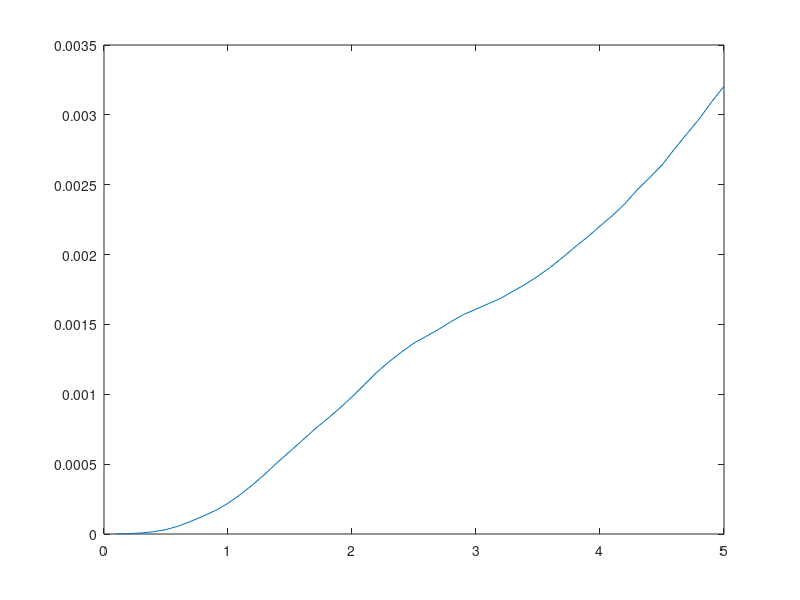

This figure's MATLAB source:
a = 1.0; % related to the viscosity
m = 1.0; % mass
N_T = 50; % number of time pieces
N_sample = 50; % number of samples

NdT = 100; % number of time steps for each time piece
N = NdT*N_T; % number of total time steps
dt = 1e-3; % time step
F_rand0 = 1.0;

xs = zeros(N_sample, N_T);

disp('Calculating...');
tic
for index = 1:N_sample
    x = 0; v = 0; count = 1;
    for n = 1:N
        x = x + v*dt; 
        if mod(n, NdT)==0
            xs(index, count) = x;
            count = count + 1;
        end
        F_rand = F_rand0 * randn();
        F = -a*v + F_rand;
        v = v + dt/m*F;
    end
    if mod(index, round(N_sample/50)) == 0
        disp(sprintf('Calculating %.2f%%...', index/N_sample*100));
    end
end
toc

mx2 = mean(xs.^2, 1); % the ensemble average of x^2 
Ts = NdT*dt*(1:N_T); 
% plot(Ts, (mx2)./(Ts.^2));
plot(Ts, mx2);